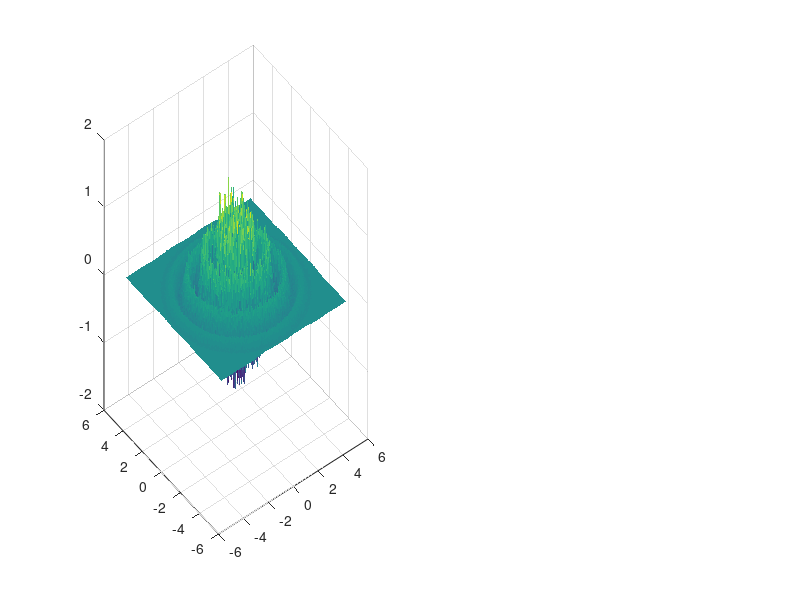

Write the MATLAB code that produced this figure. (Note: this script raises an error after producing the figure.)
% 1. Definir la malla espacial vectorizada
N = 300;
x = linspace(-5, 5, N);
[X, Y] = meshgrid(x, x);

% 2. Radio isotrópico para la onda circular
R = sqrt(X.^2 + Y.^2);
k = 6;                          % Frecuencia espacial de la onda circular
onda_isotropica = cos(k * R);   % Onda circular isotrópica

% 3. Ventana (envolvente) Gaussiana 2D definida con sigma_x y sigma_y
sigma_x = 1.8; 
sigma_y = 1.8;
envolvente_2D = exp(-((X.^2) / (2 * sigma_x^2) + (Y.^2) / (2 * sigma_y^2)));

% 4. Ruido Gaussiano vectorizado (media = 0, desviación estándar = sigma_ruido)
sigma_ruido = 0.25;
ruido_gaussiano = normrnd(0, sigma_ruido, size(X)); % Equivalente a: sigma_ruido * randn(size(X))

% 5. Señal resultante (Onda circular isotrópica + ruido gaussiano dentro de la ventana 2D)
Z = envolvente_2D .* (onda_isotropica + ruido_gaussiano);

% 6. Visualización estática en 2 paneles (igual al primer programa)
figure('Color', 'w', 'Position', [100, 100, 1100, 450]);

% Panel 1: Vista 3D (Relieve)
subplot(1, 2, 1);
surf(X, Y, Z, 'EdgeColor', 'none');
colormap(parula);
lighting gouraud; camlight headlight;
title('Vista 3D: Onda Circular + Ruido Gaussiano en Ventana 2D');
xlabel('X'); ylabel('Y'); zlabel('Amplitud');
view(-35, 45);

% Panel 2: Vista 2D (Mapa de intensidad)
subplot(1, 2, 2);
imagesc(x, x, Z);
axis image; colorbar;
title('Vista 2D: Ventana Gaussiana (\sigma_x, \sigma_y)');
xlabel('X'); ylabel('Y');

% 7. Animación solo en el panel 2D
omega = 2*pi*0.5;              % frecuencia angular (rad/s) -> periodo T = 2 s
t = linspace(0, 4, 120);       % 120 cuadros en 4 s (dos periodos)
clim([-1.5 1.5]);              % fija la escala de colores (en versiones viejas: caxis)

for n = 1:numel(t)
    onda_t  = cos(k*R - omega*t(n));                 % onda que viaja hacia afuera
    % ruido_t = sigma_ruido * randn(size(X));        % <- esta línea se quita (o se comenta)
    Z_t = envolvente_2D .* (onda_t + ruido_gaussiano);   % <- esta es la línea nueva

    h.CData = Z_t;
    drawnow;
    pause(0.03);
end
